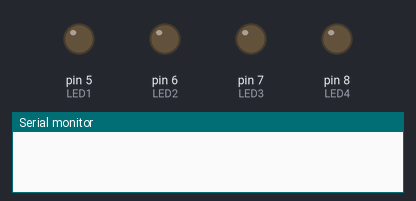
A sketch run on a simulated Arduino Uno, built with avr-gcc and run on an emulated ATmega328P. Parts: output pins drawn as LEDs (lit = HIGH), the last lines printed to the serial monitor.

Above: at 0.5 s.
At 2.0 s:
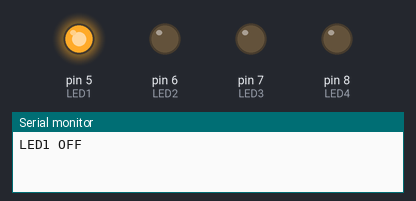
At 4.0 s:
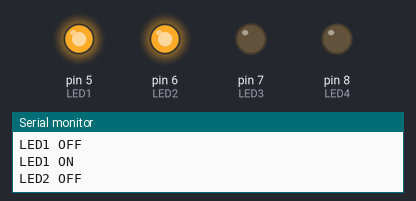
At 6.0 s:
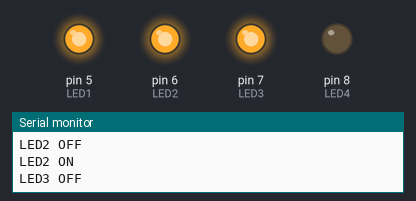
At 7.5 s:
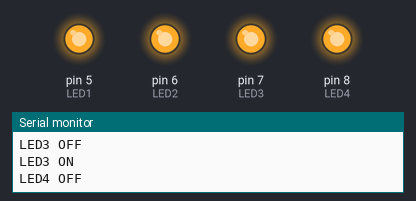
At 8.5 s:
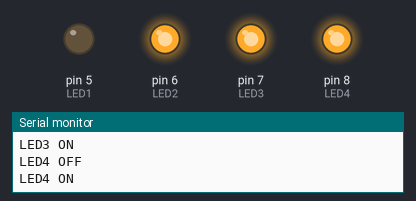
Timing chart, 0 to 10.4 s (numbered marks = the images above):
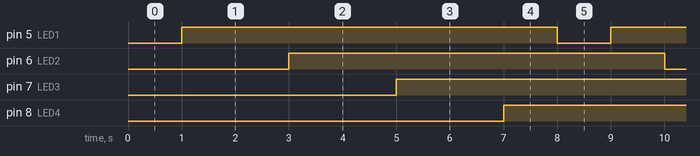

The sketch:

Harjoitus_02.ino
```cpp
#define VIIVE 1000
#define LED1 5
#define LED2 6
#define LED3 7
#define LED4 8
#define Y HIGH
#define N LOW

void setup() {
  // put your setup code here, to run once:
  Serial.begin(9600);
  pinMode (LED1, OUTPUT);
  pinMode (LED2, OUTPUT);
  pinMode (LED3, OUTPUT);
  pinMode (LED4, OUTPUT);
}

void loop() {
  // put your main code here, to run repeatedly:
  digitalWrite (LED1, N);
  delay(1000);
  Serial.println("LED1 OFF");
  digitalWrite (LED1, Y);
  delay(1000);
  Serial.println("LED1 ON");

  digitalWrite (LED2, N);
  delay(1000);
  Serial.println("LED2 OFF");
  digitalWrite (LED2, Y);
  delay(1000);
  Serial.println("LED2 ON");

  digitalWrite (LED3, N);
  delay(1000);
  Serial.println("LED3 OFF");
  digitalWrite (LED3, Y);
  delay(1000);
  Serial.println("LED3 ON");

  digitalWrite (LED4, N);
  delay(1000);
  Serial.println("LED4 OFF");
  digitalWrite (LED4, Y);
  delay(1000);
  Serial.println("LED4 ON");


}
```

Measured:
- by itself, pin 5 (LED1), pin 6 (LED2), pin 7 (LED3), pin 8 (LED4): alternates HIGH for 7.0 s and LOW for 1.0 s
